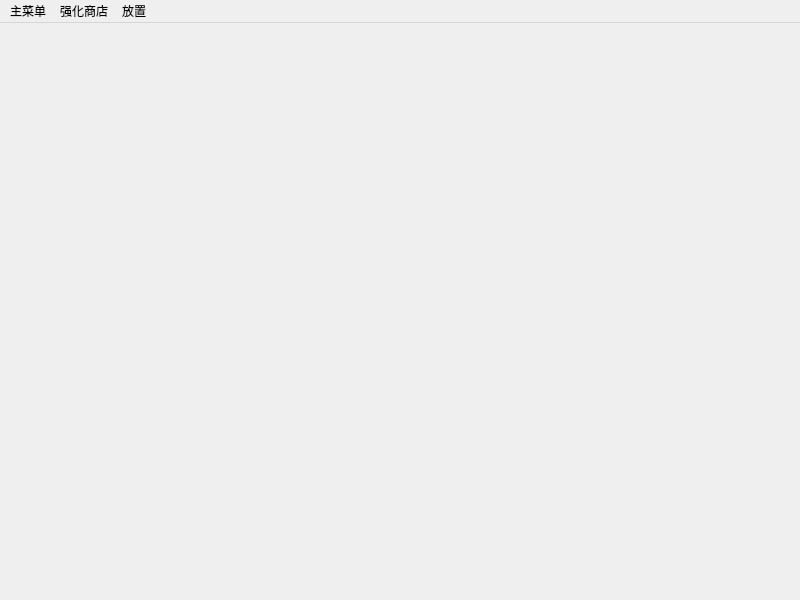
<?xml version="1.0" encoding="UTF-8"?>
<ui version="4.0">
 <class>MainWindow</class>
 <widget class="QMainWindow" name="MainWindow">
  <property name="geometry">
   <rect>
    <x>0</x>
    <y>0</y>
    <width>800</width>
    <height>600</height>
   </rect>
  </property>
  <property name="windowTitle">
   <string>MainWindow</string>
  </property>
  <widget class="QWidget" name="centralwidget"/>
  <widget class="QMenuBar" name="menubar">
   <property name="geometry">
    <rect>
     <x>0</x>
     <y>0</y>
     <width>800</width>
     <height>17</height>
    </rect>
   </property>
   <widget class="QMenu" name="menu">
    <property name="title">
     <string>主菜单</string>
    </property>
    <addaction name="actionsave"/>
   </widget>
   <widget class="QMenu" name="menu_2">
    <property name="title">
     <string>强化商店</string>
    </property>
    <addaction name="actionpassv"/>
    <addaction name="actioncutv"/>
    <addaction name="actiondigv"/>
    <addaction name="actioncenterbig"/>
    <addaction name="actionraisecoin"/>
   </widget>
   <widget class="QMenu" name="menu_4">
    <property name="title">
     <string>放置</string>
    </property>
    <widget class="QMenu" name="menu_6">
     <property name="title">
      <string>采矿器</string>
     </property>
     <addaction name="actiondigup"/>
     <addaction name="actiondigdown"/>
     <addaction name="actiondigright"/>
     <addaction name="actiondigleft"/>
    </widget>
    <widget class="QMenu" name="menu_7">
     <property name="title">
      <string>切割机</string>
     </property>
     <addaction name="actioncutup"/>
     <addaction name="actioncutdown"/>
     <addaction name="actioncutright"/>
     <addaction name="actioncutleft"/>
    </widget>
    <widget class="QMenu" name="menu_8">
     <property name="title">
      <string>传送带</string>
     </property>
     <addaction name="actionright"/>
     <addaction name="actionleft"/>
     <addaction name="actionup"/>
     <addaction name="actiondown"/>
     <addaction name="actionrightup"/>
     <addaction name="actionupleft"/>
     <addaction name="actionleftdown"/>
     <addaction name="actiondownright"/>
     <addaction name="actionrightdown"/>
     <addaction name="actiondownleft"/>
     <addaction name="actionleftup"/>
     <addaction name="actionupright"/>
    </widget>
    <addaction name="menu_6"/>
    <addaction name="menu_8"/>
    <addaction name="menu_7"/>
    <addaction name="actionrubbish"/>
   </widget>
   <addaction name="menu"/>
   <addaction name="menu_2"/>
   <addaction name="menu_4"/>
  </widget>
  <action name="actionrubbish">
   <property name="text">
    <string>垃圾桶</string>
   </property>
  </action>
  <action name="actiondigup">
   <property name="text">
    <string>上</string>
   </property>
  </action>
  <action name="actiondigdown">
   <property name="text">
    <string>下</string>
   </property>
  </action>
  <action name="actiondigright">
   <property name="text">
    <string>右</string>
   </property>
  </action>
  <action name="actiondigleft">
   <property name="text">
    <string>左</string>
   </property>
  </action>
  <action name="actioncutup">
   <property name="text">
    <string>上</string>
   </property>
  </action>
  <action name="actioncutdown">
   <property name="text">
    <string>下</string>
   </property>
  </action>
  <action name="actioncutright">
   <property name="text">
    <string>右</string>
   </property>
  </action>
  <action name="actioncutleft">
   <property name="text">
    <string>左</string>
   </property>
  </action>
  <action name="actionright">
   <property name="text">
    <string>右</string>
   </property>
  </action>
  <action name="actionleft">
   <property name="text">
    <string>左</string>
   </property>
  </action>
  <action name="actionup">
   <property name="text">
    <string>上</string>
   </property>
  </action>
  <action name="actiondown">
   <property name="text">
    <string>下</string>
   </property>
  </action>
  <action name="actionrightup">
   <property name="text">
    <string>右上</string>
   </property>
  </action>
  <action name="actionupleft">
   <property name="text">
    <string>上左</string>
   </property>
  </action>
  <action name="actionleftdown">
   <property name="text">
    <string>左下</string>
   </property>
  </action>
  <action name="actiondownright">
   <property name="text">
    <string>下右</string>
   </property>
  </action>
  <action name="actionrightdown">
   <property name="text">
    <string>右下</string>
   </property>
  </action>
  <action name="actiondownleft">
   <property name="text">
    <string>下左</string>
   </property>
  </action>
  <action name="actionleftup">
   <property name="text">
    <string>左上</string>
   </property>
  </action>
  <action name="actionupright">
   <property name="text">
    <string>上右</string>
   </property>
  </action>
  <action name="actionsave">
   <property name="text">
    <string>保存</string>
   </property>
  </action>
  <action name="actionpassv">
   <property name="text">
    <string>传送带速度（100金币/级）</string>
   </property>
  </action>
  <action name="actioncutv">
   <property name="text">
    <string>切割机速度（100金币/级）</string>
   </property>
  </action>
  <action name="actiondigv">
   <property name="text">
    <string>采矿器速度（100金币/级）</string>
   </property>
  </action>
  <action name="actioncenterbig">
   <property name="text">
    <string>扩大交付中心（100金币/级）</string>
   </property>
  </action>
  <action name="actionraisecoin">
   <property name="text">
    <string>提高物品价值（50金币/级）</string>
   </property>
  </action>
  <action name="actionsee">
   <property name="text">
    <string>查看</string>
   </property>
  </action>
 </widget>
 <resources/>
 <connections/>
</ui>
